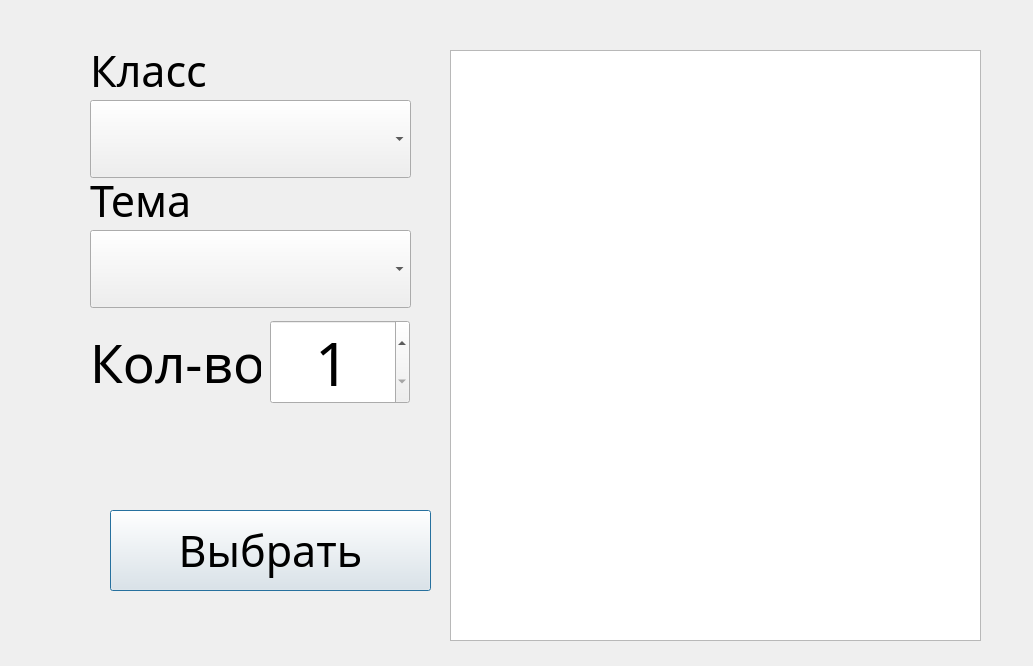
<?xml version="1.0" encoding="UTF-8"?>
<ui version="4.0">
 <class>Dialog</class>
 <widget class="QDialog" name="Dialog">
  <property name="geometry">
   <rect>
    <x>0</x>
    <y>0</y>
    <width>1033</width>
    <height>666</height>
   </rect>
  </property>
  <property name="font">
   <font>
    <family>Dutch801 Rm BT</family>
    <pointsize>32</pointsize>
   </font>
  </property>
  <property name="windowTitle">
   <string>Dialog</string>
  </property>
  <widget class="QLabel" name="klass_label">
   <property name="geometry">
    <rect>
     <x>90</x>
     <y>50</y>
     <width>121</width>
     <height>41</height>
    </rect>
   </property>
   <property name="text">
    <string>Класс</string>
   </property>
  </widget>
  <widget class="QLabel" name="theme_label">
   <property name="geometry">
    <rect>
     <x>90</x>
     <y>180</y>
     <width>111</width>
     <height>41</height>
    </rect>
   </property>
   <property name="text">
    <string>Тема</string>
   </property>
  </widget>
  <widget class="QComboBox" name="klass_box">
   <property name="geometry">
    <rect>
     <x>90</x>
     <y>100</y>
     <width>321</width>
     <height>78</height>
    </rect>
   </property>
   <property name="sizePolicy">
    <sizepolicy hsizetype="Preferred" vsizetype="Expanding">
     <horstretch>0</horstretch>
     <verstretch>0</verstretch>
    </sizepolicy>
   </property>
   <property name="focusPolicy">
    <enum>Qt::StrongFocus</enum>
   </property>
   <property name="layoutDirection">
    <enum>Qt::LeftToRight</enum>
   </property>
   <property name="inputMethodHints">
    <set>Qt::ImhDialableCharactersOnly</set>
   </property>
   <property name="editable">
    <bool>false</bool>
   </property>
   <property name="currentText">
    <string/>
   </property>
  </widget>
  <widget class="QComboBox" name="theme_box">
   <property name="geometry">
    <rect>
     <x>90</x>
     <y>230</y>
     <width>321</width>
     <height>78</height>
    </rect>
   </property>
   <property name="sizePolicy">
    <sizepolicy hsizetype="Preferred" vsizetype="Expanding">
     <horstretch>0</horstretch>
     <verstretch>0</verstretch>
    </sizepolicy>
   </property>
   <property name="focusPolicy">
    <enum>Qt::StrongFocus</enum>
   </property>
   <property name="layoutDirection">
    <enum>Qt::LeftToRight</enum>
   </property>
   <property name="editable">
    <bool>false</bool>
   </property>
   <property name="currentText">
    <string/>
   </property>
  </widget>
  <widget class="QLabel" name="count_l">
   <property name="geometry">
    <rect>
     <x>90</x>
     <y>320</y>
     <width>171</width>
     <height>84</height>
    </rect>
   </property>
   <property name="sizePolicy">
    <sizepolicy hsizetype="Expanding" vsizetype="Expanding">
     <horstretch>0</horstretch>
     <verstretch>0</verstretch>
    </sizepolicy>
   </property>
   <property name="maximumSize">
    <size>
     <width>500</width>
     <height>167</height>
    </size>
   </property>
   <property name="font">
    <font>
     <family>Dutch801 Rm BT</family>
     <pointsize>40</pointsize>
    </font>
   </property>
   <property name="text">
    <string>Кол-во</string>
   </property>
  </widget>
  <widget class="QSpinBox" name="count_d">
   <property name="geometry">
    <rect>
     <x>270</x>
     <y>320</y>
     <width>140</width>
     <height>84</height>
    </rect>
   </property>
   <property name="sizePolicy">
    <sizepolicy hsizetype="Expanding" vsizetype="Expanding">
     <horstretch>0</horstretch>
     <verstretch>0</verstretch>
    </sizepolicy>
   </property>
   <property name="maximumSize">
    <size>
     <width>140</width>
     <height>16777215</height>
    </size>
   </property>
   <property name="font">
    <font>
     <family>Dutch801 Rm BT</family>
     <pointsize>45</pointsize>
    </font>
   </property>
   <property name="alignment">
    <set>Qt::AlignCenter</set>
   </property>
   <property name="minimum">
    <number>1</number>
   </property>
   <property name="maximum">
    <number>20</number>
   </property>
  </widget>
  <widget class="QTextEdit" name="textEdit">
   <property name="geometry">
    <rect>
     <x>450</x>
     <y>50</y>
     <width>531</width>
     <height>591</height>
    </rect>
   </property>
   <property name="font">
    <font>
     <pointsize>25</pointsize>
    </font>
   </property>
   <property name="readOnly">
    <bool>true</bool>
   </property>
   <property name="html">
    <string>&lt;!DOCTYPE HTML PUBLIC &quot;-//W3C//DTD HTML 4.0//EN&quot; &quot;http://www.w3.org/TR/REC-html40/strict.dtd&quot;&gt;
&lt;html&gt;&lt;head&gt;&lt;meta name=&quot;qrichtext&quot; content=&quot;1&quot; /&gt;&lt;style type=&quot;text/css&quot;&gt;
p, li { white-space: pre-wrap; }
&lt;/style&gt;&lt;/head&gt;&lt;body style=&quot; font-family:'Dutch801 Rm BT'; font-size:25pt; font-weight:400; font-style:normal;&quot;&gt;
&lt;p style=&quot;-qt-paragraph-type:empty; margin-top:0px; margin-bottom:0px; margin-left:0px; margin-right:0px; -qt-block-indent:0; text-indent:0px;&quot;&gt;&lt;br /&gt;&lt;/p&gt;&lt;/body&gt;&lt;/html&gt;</string>
   </property>
  </widget>
  <widget class="QLabel" name="form_answer">
   <property name="geometry">
    <rect>
     <x>90</x>
     <y>440</y>
     <width>301</width>
     <height>91</height>
    </rect>
   </property>
   <property name="text">
    <string/>
   </property>
  </widget>
  <widget class="QPushButton" name="select_b">
   <property name="geometry">
    <rect>
     <x>110</x>
     <y>510</y>
     <width>321</width>
     <height>81</height>
    </rect>
   </property>
   <property name="font">
    <font>
     <family>Dutch801 Rm BT</family>
     <pointsize>32</pointsize>
    </font>
   </property>
   <property name="text">
    <string>Выбрать</string>
   </property>
  </widget>
 </widget>
 <resources/>
 <connections/>
</ui>
